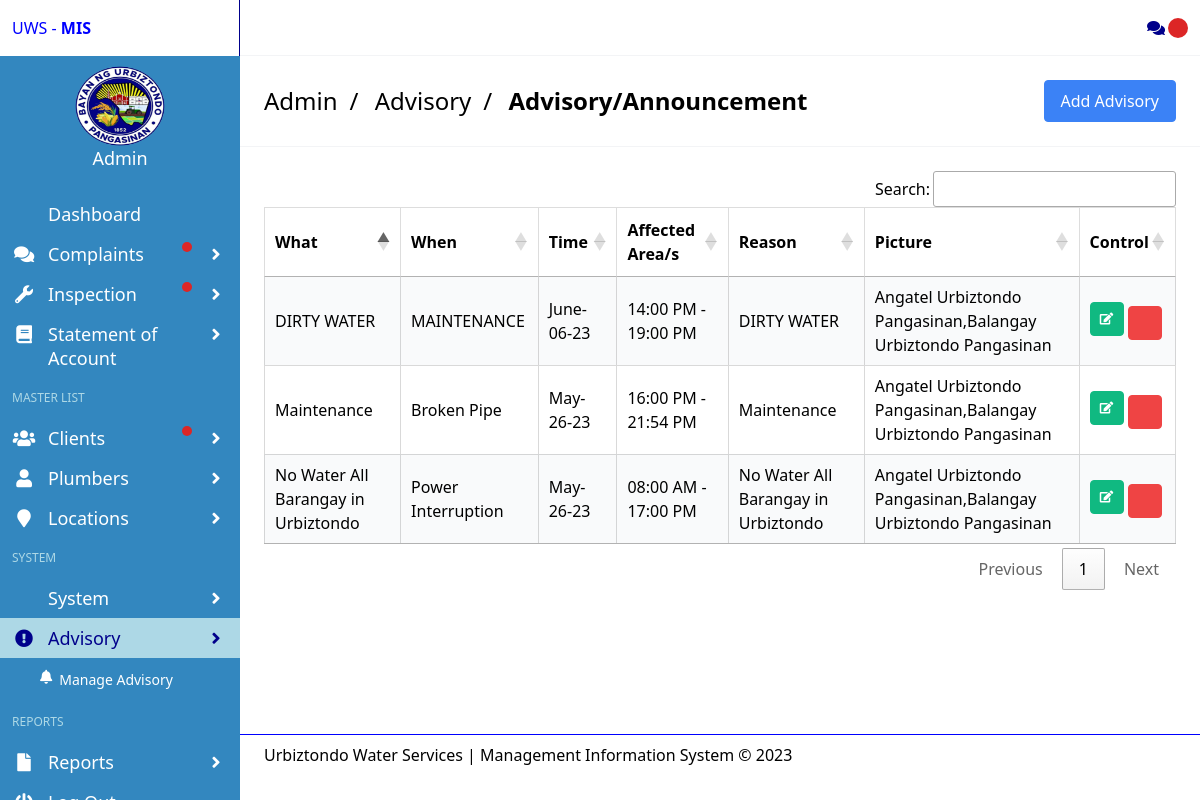
Screenshot of /admin/public-advisory.php (signed in) with the database file from the repository.
### tables this page shows
CREATE TABLE `tbladvisory` (
  `advisory_ID` int(11) NOT NULL,
  `Wht` varchar(100) NOT NULL,
  `Whn` date NOT NULL,
  `date` date NOT NULL,
  `time_start` time NOT NULL,
  `time_end` time NOT NULL,
  `affected_area` longtext NOT NULL,
  `Reason` varchar(500) NOT NULL,
  `address_ID` int(11) NOT NULL,
  `Status` int(11) NOT NULL,
  `advisory_photo` varchar(100) NOT NULL
);

### admin/public-advisory.php (the view, shortened to what this page needs)
<?php include 'includes/session.php';?>
 <?php include 'includes/header.php' ?>
<?php include 'includes/topbar.php' ?>
<?php $page = "advisory"; include 'includes/leftbar.php' ?>
<section class="is-title-bar">
  <div class="flex flex-col md:flex-row items-center justify-between space-y-6 md:space-y-0">
    <ul>
     <li style='color:black'>Admin</li>
      <li style='color:black'>Advisory</li>
      <li style='color:black'>Advisory/Announcement</li>
    </ul>
	<div class="flex flex-col md:flex-row items-center justify-between space-y-6 md:space-y-0">
    <a href = "add-advisory.php"class="button blue px-6 py-2.5 font-medium text-xs leading-tight uppercase rounded shadow-md hover:bg-blue-700 hover:shadow-lg focus:bg-blue-700 focus:shadow-lg focus:outline-none focus:ring-0 active:bg-blue-800 active:shadow-lg transition duration-150 ease-in-out">
		Add Advisory</a>
  </div>
  </div>
  </section>
  <section class="section main-section">
  <form method="POST">
   <div class="  bg-gray-50" >
	<table id="dataTable"  class="cell-border" >
			<thead>
			  <tr>
				<th>What</th>
                <th>When</th>
                <th>Time</th>
                <th>Affected Area/s</th>
				<th>Reason</th>
				<th>Picture</th>
                <th>Control</th>
			  </tr>
			  </thead>
			  <tbody>
			  <?php
						$qry="SELECT *,tbladvisory.advisory_ID AS aid FROM tbladvisory
						LEFT JOIN tbladdress ON tbladdress.address_ID = tbladvisory.address_ID  WHERE tbladvisory.Status='1'  ";
						$query = $connect->query($qry);
						while($row = $query->fetch_assoc()){
							?>
						<td data-label="What"><?php echo $row['Wht']?></td>
						<td data-label="Reason"><?php echo $row['Reason']?></td>
						<td data-label="Reason"><?php echo date('F-d-y ', strtotime($row['date']))?></td>
						<td data-label="When"><?php echo  date('H:i A', strtotime($row['time_start'])).' - '.date(' H:i A', strtotime($row['time_end'])) ?></td>
						<td data-label="What"><?php echo $row['Wht']?></td>
						<td data-label="Reason"><?php echo $row['affected_area']?></td>
						<td class="actions-cell">
							<a type='button' href='edit-advisory.php?edit=<?php echo  $row['aid'] ?>'  class='button small green --jb-modal'  data-target='sample-modal-3' type='button'>
							  <span class='icon'><i class='fa fa-edit'></i></span>
						</a>
							<a type='button' href='public-advisory.php?del=<?php echo $row['aid'] ?>'  onclick="return confirm('Are you sure you want to Delete this Advisory?')"  class='button small red --jb-modal' data-target='sample-modal' type='button'>
							  <span class='icon'><i class='mdi mdi-trash-can'></i></span>
						</a>
						</td>
						<?php } ?>
			  </tbody>
		</table>
    </div>
	</form>
  </section>
  <br>
<br>
<br>
<br>
<br>
<?php include 'includes/footer.php' ?>

### admin/includes/header.php (style rules this page uses)
th { border-top: 1px solid #dddddd; border-bottom: 1px solid #dddddd; border-right: 1px solid #dddddd; }
th:first-child { border-left: 1px solid #dddddd; }

### rows the page displays
tbladvisory: Wht "No Water All Barangay in Urbiztondo", Reason "Power Interruption", date "May-26-23", time_start "08:00 AM", time_end "17:00 PM", affected_area "Angatel Urbiztondo Pangasinan,Balangay Urbiztondo Pangasinan"
tbladvisory: Wht "Maintenance", Reason "Broken Pipe", date "May-26-23", time_start "16:00 PM", time_end "21:54 PM", affected_area "Angatel Urbiztondo Pangasinan,Balangay Urbiztondo Pangasinan"
tbladvisory: Wht "DIRTY WATER", Reason "MAINTENANCE", date "June-06-23", time_start "14:00 PM", time_end "19:00 PM", affected_area "Angatel Urbiztondo Pangasinan,Balangay Urbiztondo Pangasinan"
